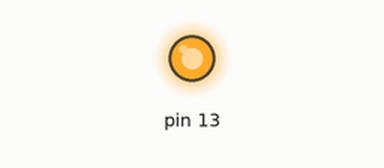
Bench run of a sketch on a simulated Arduino Uno, built with avr-gcc and run on an emulated ATmega328P. Shown: output pins drawn as LEDs (lit = HIGH).

Above: at 0.15 s.
At 44.2 s:
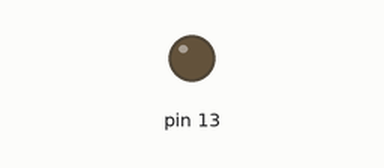
Timing chart, 0 to 60.1 s (numbered marks = the images above):
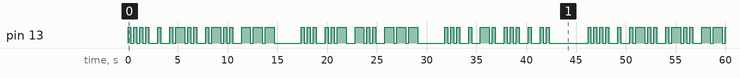

Measured:
- by itself, pin 13: moves between LOW and HIGH, repeating every 46.2 s
- by itself, everything shown: repeats every 46.2 s, in 80 steps

The sketch:

Morse_code_LED.ino
```cpp
#define TIME_UNIT 300

void setup()
{
  pinMode(13, OUTPUT);
}

void loop()
{
  blinkSentence("hello sudo sensei");
  delay(TIME_UNIT * 10);
}

void blinkSentence(String s)
{
  for(int i = 0; i < s.length(); i++)
  {
    switch(s.charAt(i))
    {
      case 'a': blinkPattern(".-");
        break;
      case 'b': blinkPattern("-...");
        break;
      case 'c': blinkPattern("-.-.");
        break;
      case 'd': blinkPattern("-..");
        break;
      case 'e': blinkPattern(".");
        break;
      case 'f': blinkPattern("..-.");
        break;
      case 'g': blinkPattern("--.");
        break;
      case 'h': blinkPattern("....");
        break;
      case 'i': blinkPattern("..");
        break;
      case 'j': blinkPattern(".---");
        break;
      case 'k': blinkPattern("-.-");
        break;
      case 'l': blinkPattern(".-..");
        break;
      case 'm': blinkPattern("--");
        break;
      case 'n': blinkPattern("-.");
        break;
      case 'o': blinkPattern("---");
        break;
      case 'p': blinkPattern(".--.");
        break;
      case 'q': blinkPattern("--.-");
        break;
      case 'r': blinkPattern(".-.");
        break;
      case 's': blinkPattern("...");
        break;
      case 't': blinkPattern("-");
        break;
      case 'u': blinkPattern("..-");
        break;
      case 'v': blinkPattern("...-");
        break;
      case 'w': blinkPattern(".--");
        break;
      case 'x': blinkPattern("-..-");
        break;
      case 'y': blinkPattern("-.--");
        break;
      case 'z': blinkPattern("--..");
        break;
      case ' ': wordDone();
        break;
    }
    letterDone();
  }
}

void blinkPattern(String s)
{
  for(int i = 0; i < s.length(); i++)
  {
    if(s.charAt(i) == '.')
    {
      dit();
    }
    else if (s.charAt(i) == '-')
    {
      dah();
    }
    delay(TIME_UNIT); //gap within a character
  }
}

void dit()
{
  digitalWrite(13, HIGH);
  delay(TIME_UNIT);
  digitalWrite(13, LOW);
}
void dah()
{
  digitalWrite(13, HIGH);
  delay(TIME_UNIT * 3);
  digitalWrite(13, LOW);
}
void letterDone()
{
  delay(TIME_UNIT * 2); //gap after a character is supposed to be 3x,
                        //but the previous character already waits for 1
}
void wordDone()
{
  delay(TIME_UNIT * 4); //gap after a word is supposed to be 7x, but
                        //the letter finishing provides 3
}
```
